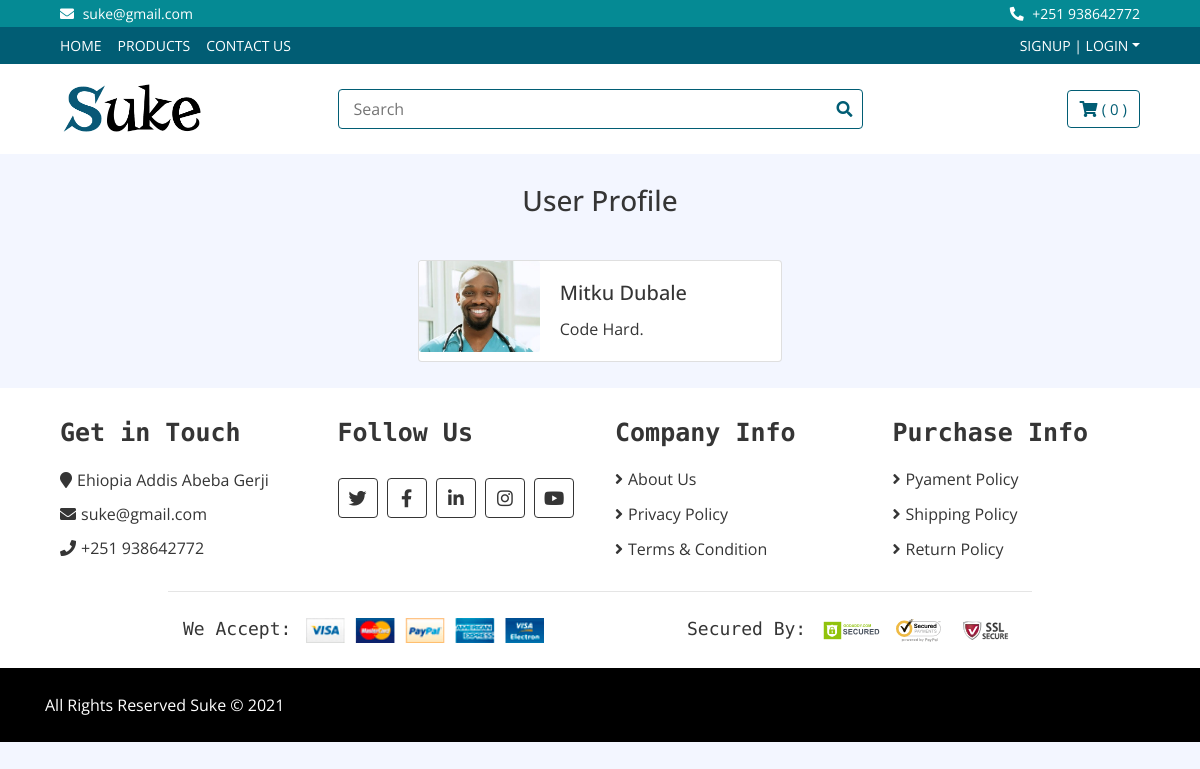
Screenshot of /customers/1/profile with the database file from the repository.
### sukeachin/models.py (models this page shows, shortened)
class profile(models.Model):
    user = models.OneToOneField(User, null=True, on_delete=models.CASCADE)
    profile_pic = models.ImageField(
        null=True, blank=True, upload_to="images/profile/")
    bio = models.TextField(null=True)

### customers/views.py (the view)
# urls.py: path('<int:pk>/profile', ShowProfilePage.as_view(), name="show_profile_page" ),
class ShowProfilePage(generic.DetailView):
    model = profile
    template_name = 'registration/user_profile.html'
    def get_context_data(self, *args, **kwargs):
        page_user = get_object_or_404(profile, id=self.kwargs['pk'])
        context = super(ShowProfilePage, self).get_context_data(
            *args, **kwargs)
        context['page_user'] = page_user
        return context

### customers/templates/registration/user_profile.html (shortened to what this page needs)
{% extends 'base.html' %}
{% load static %}
{% block content %}
<center><h3>User Profile</h3></center>
<br>
<div class = "row"style="margin:10px;" >
<div class = "col sm-1">
</div>
<div class = "col-sm-4 ">
<div class="card mb-3">
    <div class="row no-gutters">
        <div class="col-md-4">
            {% if page_user.profile_pic %}
            <img src="{{page_user.profile_pic.url}}" class="card-img">
            {% else %}
            <img src={% static "img/default_pro_pic.jpeg" %} class="card-img">
            {% endif %}
        </div>
        <div class="col-sm-6 ">
            <div class="card-body">
                <h5 class="card-title">{{page_user.user.first_name}} {{page_user.user.last_name}}</h5>
                <p class="card-text">{{page_user.bio}}</p>
            </div>
        </div>
    </div>
</div>
</div>
<div class = "col sm-1">
</div>
</div>
{% endblock %}

### rows the page displays
profile: profile_pic (picture), user.first_name "Mitku", user.last_name "Dubale", bio "Code Hard."

### other values shown
{{ request.session.cart|length }} "0"
